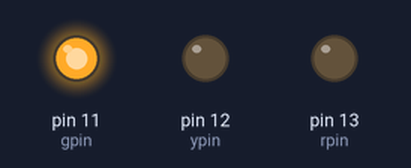
Recording of a sketch running on a simulated Arduino Uno, built with avr-gcc and run on an emulated ATmega328P. Shown: output pins drawn as LEDs (lit = HIGH).

Above: at 0.5 s.
At 4.5 s:
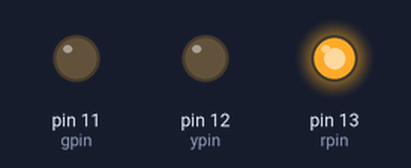
At 6.5 s:
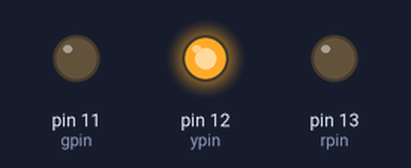
Timing chart, 0 to 10.4 s (numbered marks = the images above):
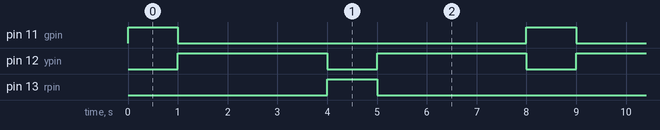

Measured:
- by itself, pin 11 (gpin), pin 13 (rpin): alternates HIGH for 1.0 s and LOW for 7.0 s
- by itself, pin 12 (ypin): alternates HIGH for 3.0 s and LOW for 1.0 s
- by itself, everything shown: repeats every 8.0 s, in 5 steps

The sketch:

TrafficLight.ino
```cpp
int gpin = 11;// green pin
int ypin = 12;// yellow pin
int rpin = 13;// red pin

int d10 = 1000;// 1 seconds
int d5 = 3000;// 3 seconds

void setup() {
  // put your setup code here, to run once:
pinMode(gpin,OUTPUT);// GREEN
pinMode(ypin,OUTPUT);// YELLOW
pinMode(rpin,OUTPUT);// RED
}

void loop() {
  //GREEN
digitalWrite(gpin,HIGH);// turn on green
delay(d10);// green for 1s
digitalWrite(gpin,LOW);// turn off green

  //YELLOW
digitalWrite(ypin,HIGH);// turn on yellow
delay(d5);// yellow for 5s
digitalWrite(ypin,LOW);// turn off yellow

  //RED
digitalWrite(rpin,HIGH);// turn on red
delay(d10);// red for 10s
digitalWrite(rpin,LOW);// turn off red

  //YELLOW
digitalWrite(ypin,HIGH);// turn on yellow
delay(d5);// yellow for 5s
digitalWrite(ypin,LOW);// turn off yellow
}
```
